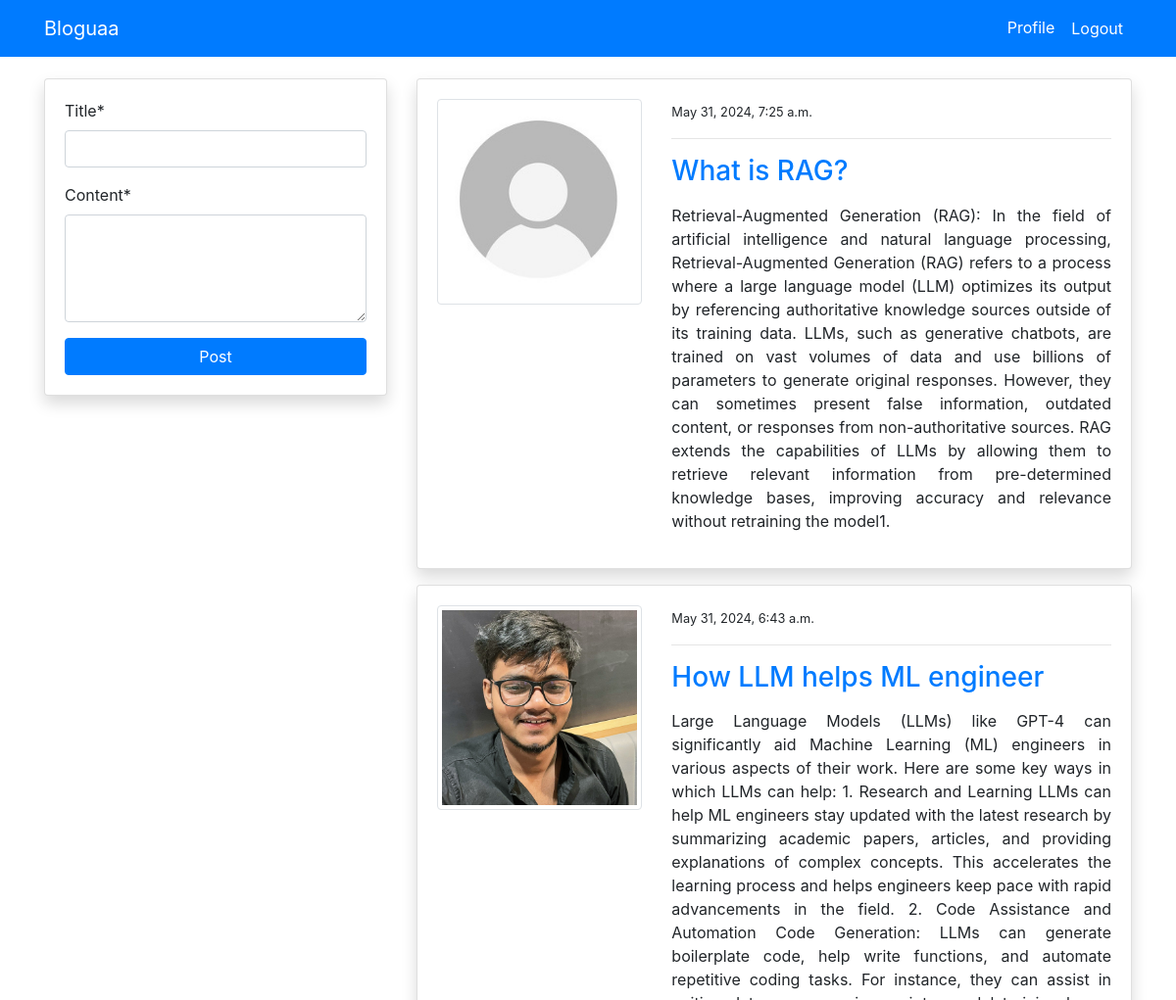
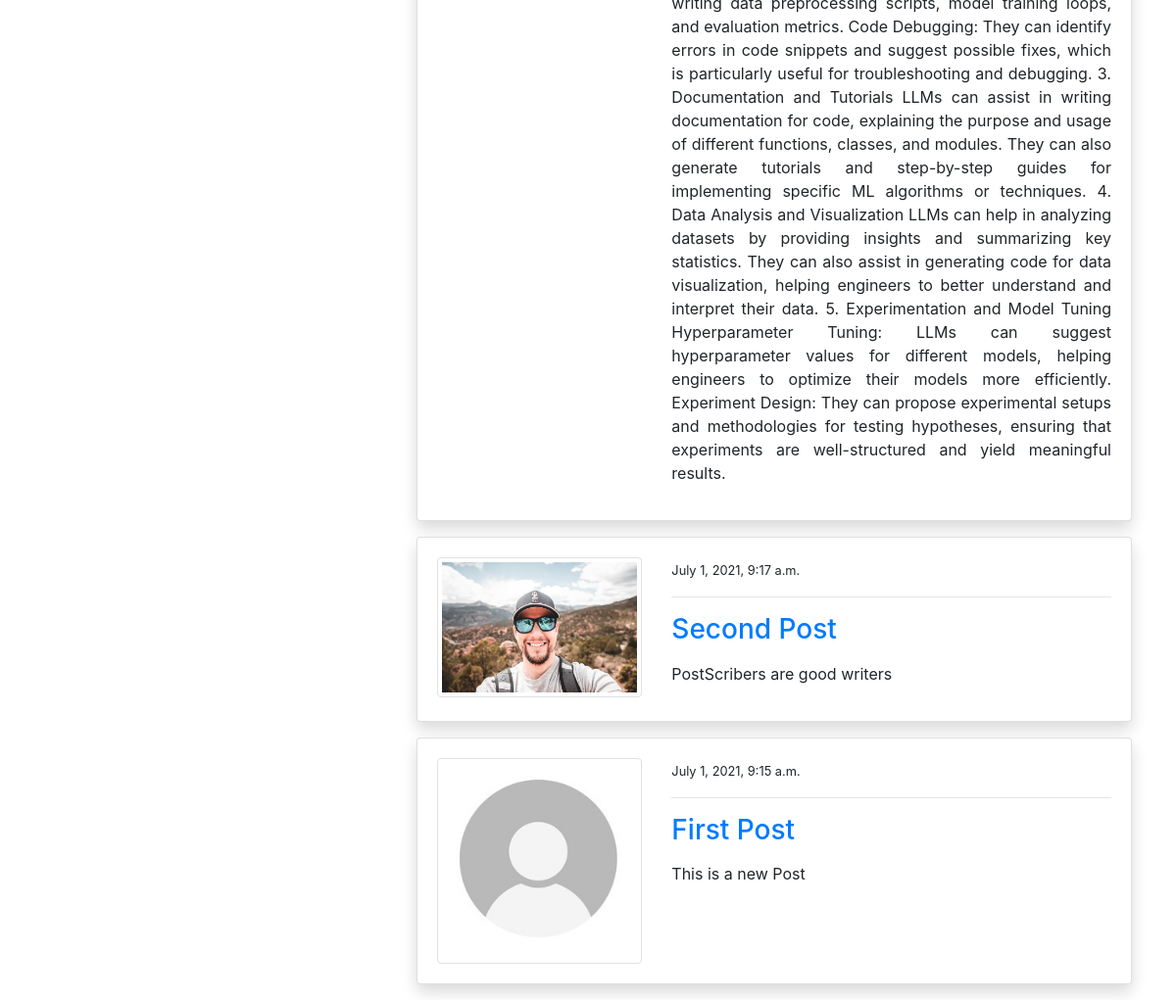
Page /blog/ (signed in) on the committed database (2 pictures, top to bottom).
### blog/models.py (models this page shows, shortened)
class PostModel(models.Model):
    title = models.CharField(max_length=100)
    content = models.TextField()
    author = models.ForeignKey(User, on_delete=models.CASCADE)
    date_created = models.DateTimeField(auto_now_add=True)
    class Meta:
        ordering = ('-date_created',)

### users/models.py (models this page shows, shortened)
class ProfileModel(models.Model):
    user = models.OneToOneField(User, on_delete=models.CASCADE)
    image = models.ImageField(default='default.jpg', upload_to='profile', validators=[
                              FileExtensionValidator(['png', 'jpg'])])

### blog/views.py (the view)
# urls.py: path('blog/', views.index, name='blog-index'),
@login_required
def index(request):
    posts = PostModel.objects.all()
    if request.method == 'POST':
        form = PostModelForm(request.POST)
        if form.is_valid():
            instance = form.save(commit=False)
            instance.author = request.user
            instance.save()
            return redirect('blog-index')
    else:
        form = PostModelForm()
    context = {
        'posts': posts,
        'form': form
    }
    return render(request, 'blog/index.html', context)

### blog/forms.py
class PostModelForm(forms.ModelForm):
    content = forms.CharField(widget=forms.Textarea(attrs={'rows': 4}))
    class Meta:
        model = PostModel
        fields = ('title', 'content')

### templates/blog/index.html (shortened to what this page needs)
{% extends 'partials/base.html' %}
{% load crispy_forms_tags %}
{% block content %}
<div class="container">
    <div class="row mt-5 pt-3">
        <div class="col-md-4">
            <div class="card my-3 shadow">
                <div class="card-body">
                    <form method="POST">
                        {{ form|crispy }}
                        <input class="btn btn-primary btn-block" type="submit" value="Post">
                    </form>
                </div>
            </div>
        </div>
        <div class="col-md-8">
            {% for post in posts %}
            <div class="card shadow my-3">
                <div class="card-body">
                    <div class="row">
                        <div class="col-md-4">
                            <img class="img-thumbnail" src="{{ post.author.profilemodel.image.url }}" alt="img">
                        </div>
                        <div class="col-md-8">
                            <small>{{ post.date_created }}</small>
                            <hr>
                            <a class="h3" href="{% url 'blog-post-detail' post.id %}">{{ post.title }}</a>
                            <p class="text-justify my-3">
                                {{ post.content }}
                            </p>
                        </div>
                    </div>
                </div>
            </div>
            {% endfor %}
        </div>
    </div>
</div>
{% endblock %}

### templates/partials/base.html (shortened to what this page needs)
{% load static %}
<!doctype html>
<html lang="en">
<head>
    <link rel="stylesheet" href="https://cdn.jsdelivr.net/npm/bootstrap@4.6.0/dist/css/bootstrap.min.css"
>
    <link rel="stylesheet" href="{% static '/style.css' %}">
</head>
<body>
    {% include 'partials/nav.html' %}
    {% block content %}
    {% endblock %}
</body>
</html>

### templates/partials/nav.html (shortened to what this page needs)
<nav class="navbar navbar-expand-lg navbar-primary bg-primary fixed-top">
    <div class="container">
        {% if request.user.is_authenticated %}
        <a class="navbar-brand text-white" href="{% url 'blog-index' %}">Bloguaa</a>
        <div class="collapse navbar-collapse" id="navbarSupportedContent">
            <ul class="navbar-nav ml-auto">
                <li class="nav-item active">
                    <a class="nav-link text-white" href="{% url 'users-profile' %}">Profile </a>
                </li>
                <li class="nav-item">
                    <form method="POST" action="{% url 'users-logout' %}">
                        <button type="submit" class="nav-link btn btn-link text-white" style="justify-content: center;">
                            Logout
                        </button>
                    </form>
                </li>
            </ul>
            {% endif %}
        </div>
    </div>
</nav>

### rows in the picture
PostModel: author.profilemodel.image (placeholder picture), date_created "May 31, 2024, 7:25 a.m.", title "What is RAG?", content "Retrieval-Augmented Generation (RAG): In the field of artificial intelligence and natural language processing, Retrieval-Augmented Generation (RAG) refers to a process where a large language model (LLM) optimizes its output by referencing authoritative knowledge sources outside of its training data. LLMs, such as generative chatbots, are trained on vast volumes of data and use billions of parameters to generate original responses. However, they can sometimes present false information, outdated content, or responses from non-authoritative sources. RAG extends the capabilities of LLMs by allowing them to retrieve relevant information from pre-determined knowledge bases, improving accuracy and…"
PostModel: author.profilemodel.image (picture), date_created "May 31, 2024, 6:43 a.m.", title "How LLM helps ML engineer", content "Large Language Models (LLMs) like GPT-4 can significantly aid Machine Learning (ML) engineers in various aspects of their work. Here are some key ways in which LLMs can help: 1. Research and Learning LLMs can help ML engineers stay updated with the latest research by summarizing academic papers, articles, and providing explanations of complex concepts. This accelerates the learning process and helps engineers keep pace with rapid advancements in the field. 2. Code Assistance and Automation Code Generation: LLMs can generate boilerplate code, help write functions, and automate repetitive coding tasks. For instance, they can assist in writing data preprocessing scripts, model training loops,…"
PostModel: author.profilemodel.image (picture), date_created "July 1, 2021, 9:17 a.m.", title "Second Post", content "PostScribers are good writers"
PostModel: author.profilemodel.image (placeholder picture), date_created "July 1, 2021, 9:15 a.m.", title "First Post", content "This is a new Post"
